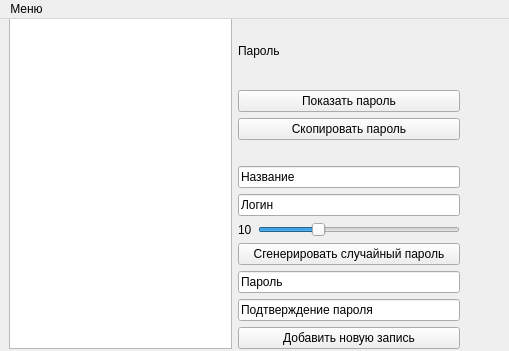
<?xml version="1.0" encoding="UTF-8"?>
<ui version="4.0">
 <class>MainWindow</class>
 <widget class="QMainWindow" name="MainWindow">
  <property name="geometry">
   <rect>
    <x>0</x>
    <y>0</y>
    <width>509</width>
    <height>351</height>
   </rect>
  </property>
  <property name="windowTitle">
   <string>Менеджер паролей</string>
  </property>
  <widget class="QWidget" name="centralwidget">
   <widget class="QWidget" name="horizontalLayoutWidget">
    <property name="geometry">
     <rect>
      <x>9</x>
      <y>-1</y>
      <width>451</width>
      <height>331</height>
     </rect>
    </property>
    <layout class="QHBoxLayout" name="horizontalLayout" stretch="1,1">
     <item>
      <widget class="QListView" name="passwordsList"/>
     </item>
     <item>
      <layout class="QVBoxLayout" name="verticalLayout">
       <item>
        <widget class="QLabel" name="passView">
         <property name="text">
          <string>Пароль</string>
         </property>
        </widget>
       </item>
       <item>
        <widget class="QPushButton" name="showButton">
         <property name="text">
          <string>Показать пароль</string>
         </property>
        </widget>
       </item>
       <item>
        <widget class="QPushButton" name="copyButton">
         <property name="text">
          <string>Скопировать пароль</string>
         </property>
        </widget>
       </item>
       <item>
        <spacer name="horizontalSpacer">
         <property name="orientation">
          <enum>Qt::Horizontal</enum>
         </property>
         <property name="sizeHint" stdset="0">
          <size>
           <width>40</width>
           <height>20</height>
          </size>
         </property>
        </spacer>
       </item>
       <item>
        <widget class="QLineEdit" name="nameEdit">
         <property name="text">
          <string>Название</string>
         </property>
        </widget>
       </item>
       <item>
        <widget class="QLineEdit" name="loginEdit">
         <property name="text">
          <string>Логин</string>
         </property>
        </widget>
       </item>
       <item>
        <layout class="QHBoxLayout" name="horizontalLayout_2">
         <item>
          <widget class="QLabel" name="label">
           <property name="text">
            <string>10</string>
           </property>
          </widget>
         </item>
         <item>
          <widget class="QSlider" name="horizontalSlider">
           <property name="minimum">
            <number>6</number>
           </property>
           <property name="maximum">
            <number>20</number>
           </property>
           <property name="value">
            <number>10</number>
           </property>
           <property name="orientation">
            <enum>Qt::Horizontal</enum>
           </property>
          </widget>
         </item>
        </layout>
       </item>
       <item>
        <widget class="QPushButton" name="generateButton">
         <property name="text">
          <string>Сгенерировать случайный пароль</string>
         </property>
        </widget>
       </item>
       <item>
        <widget class="QLineEdit" name="passEdit">
         <property name="text">
          <string>Пароль</string>
         </property>
        </widget>
       </item>
       <item>
        <widget class="QLineEdit" name="passEdit2">
         <property name="text">
          <string>Подтверждение пароля</string>
         </property>
        </widget>
       </item>
       <item>
        <widget class="QPushButton" name="addButton">
         <property name="text">
          <string>Добавить новую запись</string>
         </property>
        </widget>
       </item>
      </layout>
     </item>
    </layout>
   </widget>
  </widget>
  <widget class="QMenuBar" name="menubar">
   <property name="geometry">
    <rect>
     <x>0</x>
     <y>0</y>
     <width>509</width>
     <height>18</height>
    </rect>
   </property>
   <widget class="QMenu" name="menu">
    <property name="title">
     <string>Меню</string>
    </property>
    <addaction name="settings"/>
   </widget>
   <addaction name="menu"/>
  </widget>
  <action name="settings">
   <property name="text">
    <string>Настройки</string>
   </property>
  </action>
 </widget>
 <resources/>
 <connections/>
</ui>
